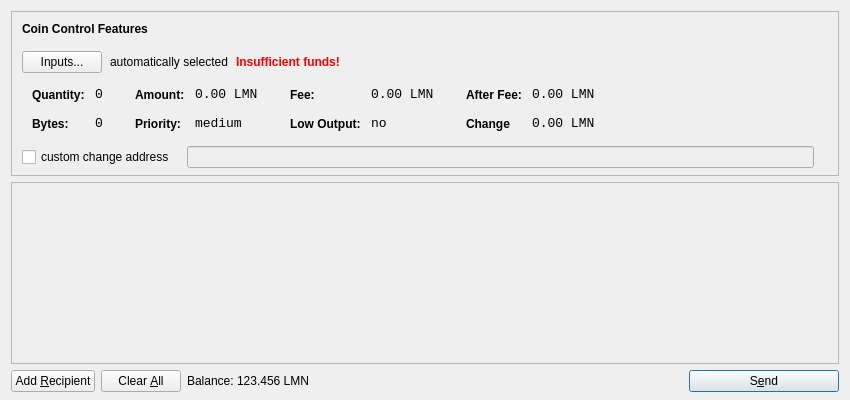
<?xml version="1.0" encoding="UTF-8"?>
<ui version="4.0">
 <class>SendCoinsDialog</class>
 <widget class="QDialog" name="SendCoinsDialog">
  <property name="geometry">
   <rect>
    <x>0</x>
    <y>0</y>
    <width>850</width>
    <height>400</height>
   </rect>
  </property>
  <property name="windowTitle">
   <string>Send Coins</string>
  </property>
  <layout class="QVBoxLayout" name="verticalLayout" stretch="0,1,0">
   <property name="bottomMargin">
    <number>8</number>
   </property>
   <item>
    <widget class="QFrame" name="frameCoinControl">
     <property name="sizePolicy">
      <sizepolicy hsizetype="Expanding" vsizetype="Expanding">
       <horstretch>0</horstretch>
       <verstretch>0</verstretch>
      </sizepolicy>
     </property>
     <property name="maximumSize">
      <size>
       <width>16777215</width>
       <height>16777215</height>
      </size>
     </property>
     <property name="frameShape">
      <enum>QFrame::StyledPanel</enum>
     </property>
     <property name="frameShadow">
      <enum>QFrame::Sunken</enum>
     </property>
     <layout class="QVBoxLayout" name="verticalLayoutCoinControl2">
      <property name="spacing">
       <number>-1</number>
      </property>
      <property name="leftMargin">
       <number>0</number>
      </property>
      <property name="topMargin">
       <number>0</number>
      </property>
      <property name="rightMargin">
       <number>0</number>
      </property>
      <property name="bottomMargin">
       <number>6</number>
      </property>
      <item>
       <layout class="QVBoxLayout" name="verticalLayoutCoinControl" stretch="0,0,0,0,1">
        <property name="spacing">
         <number>0</number>
        </property>
        <property name="leftMargin">
         <number>10</number>
        </property>
        <property name="topMargin">
         <number>10</number>
        </property>
        <item>
         <layout class="QHBoxLayout" name="horizontalLayoutCoinControl1">
          <property name="bottomMargin">
           <number>15</number>
          </property>
          <item>
           <widget class="QLabel" name="labelCoinControlFeatures">
            <property name="sizePolicy">
             <sizepolicy hsizetype="Preferred" vsizetype="Maximum">
              <horstretch>0</horstretch>
              <verstretch>0</verstretch>
             </sizepolicy>
            </property>
            <property name="font">
             <font>
              <weight>75</weight>
              <bold>true</bold>
             </font>
            </property>
            <property name="styleSheet">
             <string notr="true">font-weight:bold;</string>
            </property>
            <property name="text">
             <string>Coin Control Features</string>
            </property>
           </widget>
          </item>
         </layout>
        </item>
        <item>
         <layout class="QHBoxLayout" name="horizontalLayoutCoinControl2" stretch="0,0,0,0">
          <property name="spacing">
           <number>8</number>
          </property>
          <property name="bottomMargin">
           <number>10</number>
          </property>
          <item>
           <widget class="QPushButton" name="pushButtonCoinControl">
            <property name="styleSheet">
             <string notr="true"/>
            </property>
            <property name="text">
             <string>Inputs...</string>
            </property>
           </widget>
          </item>
          <item>
           <widget class="QLabel" name="labelCoinControlAutomaticallySelected">
            <property name="text">
             <string>automatically selected</string>
            </property>
            <property name="margin">
             <number>5</number>
            </property>
           </widget>
          </item>
          <item>
           <widget class="QLabel" name="labelCoinControlInsuffFunds">
            <property name="font">
             <font>
              <weight>75</weight>
              <bold>true</bold>
             </font>
            </property>
            <property name="styleSheet">
             <string notr="true">color:red;font-weight:bold;</string>
            </property>
            <property name="text">
             <string>Insufficient funds!</string>
            </property>
            <property name="margin">
             <number>5</number>
            </property>
           </widget>
          </item>
          <item>
           <spacer name="horizontalSpacerCoinControl">
            <property name="orientation">
             <enum>Qt::Horizontal</enum>
            </property>
            <property name="sizeHint" stdset="0">
             <size>
              <width>40</width>
              <height>1</height>
             </size>
            </property>
           </spacer>
          </item>
         </layout>
        </item>
        <item>
         <widget class="QWidget" name="widgetCoinControl" native="true">
          <property name="sizePolicy">
           <sizepolicy hsizetype="Preferred" vsizetype="Preferred">
            <horstretch>0</horstretch>
            <verstretch>0</verstretch>
           </sizepolicy>
          </property>
          <property name="minimumSize">
           <size>
            <width>0</width>
            <height>0</height>
           </size>
          </property>
          <property name="styleSheet">
           <string notr="true"/>
          </property>
          <layout class="QHBoxLayout" name="horizontalLayoutCoinControl5">
           <property name="margin">
            <number>0</number>
           </property>
           <item>
            <layout class="QHBoxLayout" name="horizontalLayoutCoinControl3" stretch="0,0,0,1">
             <property name="spacing">
              <number>20</number>
             </property>
             <property name="topMargin">
              <number>0</number>
             </property>
             <property name="bottomMargin">
              <number>10</number>
             </property>
             <item>
              <layout class="QFormLayout" name="formLayoutCoinControl1">
               <property name="horizontalSpacing">
                <number>10</number>
               </property>
               <property name="verticalSpacing">
                <number>14</number>
               </property>
               <property name="leftMargin">
                <number>10</number>
               </property>
               <property name="topMargin">
                <number>4</number>
               </property>
               <property name="rightMargin">
                <number>6</number>
               </property>
               <item row="0" column="0">
                <widget class="QLabel" name="labelCoinControlQuantityText">
                 <property name="styleSheet">
                  <string notr="true">font-weight:bold;</string>
                 </property>
                 <property name="text">
                  <string>Quantity:</string>
                 </property>
                 <property name="margin">
                  <number>0</number>
                 </property>
                </widget>
               </item>
               <item row="0" column="1">
                <widget class="QLabel" name="labelCoinControlQuantity">
                 <property name="font">
                  <font>
                   <family>Monospace</family>
                   <pointsize>10</pointsize>
                  </font>
                 </property>
                 <property name="cursor">
                  <cursorShape>IBeamCursor</cursorShape>
                 </property>
                 <property name="contextMenuPolicy">
                  <enum>Qt::ActionsContextMenu</enum>
                 </property>
                 <property name="text">
                  <string>0</string>
                 </property>
                 <property name="margin">
                  <number>0</number>
                 </property>
                 <property name="textInteractionFlags">
                  <set>Qt::LinksAccessibleByMouse|Qt::TextSelectableByKeyboard|Qt::TextSelectableByMouse</set>
                 </property>
                </widget>
               </item>
               <item row="1" column="0">
                <widget class="QLabel" name="labelCoinControlBytesText">
                 <property name="styleSheet">
                  <string notr="true">font-weight:bold;</string>
                 </property>
                 <property name="text">
                  <string>Bytes:</string>
                 </property>
                </widget>
               </item>
               <item row="1" column="1">
                <widget class="QLabel" name="labelCoinControlBytes">
                 <property name="font">
                  <font>
                   <family>Monospace</family>
                   <pointsize>10</pointsize>
                  </font>
                 </property>
                 <property name="cursor">
                  <cursorShape>IBeamCursor</cursorShape>
                 </property>
                 <property name="contextMenuPolicy">
                  <enum>Qt::ActionsContextMenu</enum>
                 </property>
                 <property name="text">
                  <string>0</string>
                 </property>
                 <property name="textInteractionFlags">
                  <set>Qt::LinksAccessibleByMouse|Qt::TextSelectableByKeyboard|Qt::TextSelectableByMouse</set>
                 </property>
                </widget>
               </item>
              </layout>
             </item>
             <item>
              <layout class="QFormLayout" name="formLayoutCoinControl2">
               <property name="horizontalSpacing">
                <number>10</number>
               </property>
               <property name="verticalSpacing">
                <number>14</number>
               </property>
               <property name="leftMargin">
                <number>6</number>
               </property>
               <property name="topMargin">
                <number>4</number>
               </property>
               <property name="rightMargin">
                <number>6</number>
               </property>
               <item row="0" column="0">
                <widget class="QLabel" name="labelCoinControlAmountText">
                 <property name="styleSheet">
                  <string notr="true">font-weight:bold;</string>
                 </property>
                 <property name="text">
                  <string>Amount:</string>
                 </property>
                 <property name="margin">
                  <number>0</number>
                 </property>
                </widget>
               </item>
               <item row="0" column="1">
                <widget class="QLabel" name="labelCoinControlAmount">
                 <property name="font">
                  <font>
                   <family>Monospace</family>
                   <pointsize>10</pointsize>
                  </font>
                 </property>
                 <property name="cursor">
                  <cursorShape>IBeamCursor</cursorShape>
                 </property>
                 <property name="contextMenuPolicy">
                  <enum>Qt::ActionsContextMenu</enum>
                 </property>
                 <property name="text">
                  <string notr="true">0.00 LMN</string>
                 </property>
                 <property name="textInteractionFlags">
                  <set>Qt::LinksAccessibleByMouse|Qt::TextSelectableByKeyboard|Qt::TextSelectableByMouse</set>
                 </property>
                </widget>
               </item>
               <item row="1" column="0">
                <widget class="QLabel" name="labelCoinControlPriorityText">
                 <property name="styleSheet">
                  <string notr="true">font-weight:bold;</string>
                 </property>
                 <property name="text">
                  <string>Priority:</string>
                 </property>
                </widget>
               </item>
               <item row="1" column="1">
                <widget class="QLabel" name="labelCoinControlPriority">
                 <property name="font">
                  <font>
                   <family>Monospace</family>
                   <pointsize>10</pointsize>
                  </font>
                 </property>
                 <property name="cursor">
                  <cursorShape>IBeamCursor</cursorShape>
                 </property>
                 <property name="contextMenuPolicy">
                  <enum>Qt::ActionsContextMenu</enum>
                 </property>
                 <property name="text">
                  <string>medium</string>
                 </property>
                 <property name="textInteractionFlags">
                  <set>Qt::LinksAccessibleByMouse|Qt::TextSelectableByKeyboard|Qt::TextSelectableByMouse</set>
                 </property>
                </widget>
               </item>
              </layout>
             </item>
             <item>
              <layout class="QFormLayout" name="formLayoutCoinControl3">
               <property name="horizontalSpacing">
                <number>10</number>
               </property>
               <property name="verticalSpacing">
                <number>14</number>
               </property>
               <property name="leftMargin">
                <number>6</number>
               </property>
               <property name="topMargin">
                <number>4</number>
               </property>
               <property name="rightMargin">
                <number>6</number>
               </property>
               <item row="0" column="0">
                <widget class="QLabel" name="labelCoinControlFeeText">
                 <property name="styleSheet">
                  <string notr="true">font-weight:bold;</string>
                 </property>
                 <property name="text">
                  <string>Fee:</string>
                 </property>
                 <property name="margin">
                  <number>0</number>
                 </property>
                </widget>
               </item>
               <item row="0" column="1">
                <widget class="QLabel" name="labelCoinControlFee">
                 <property name="font">
                  <font>
                   <family>Monospace</family>
                   <pointsize>10</pointsize>
                  </font>
                 </property>
                 <property name="cursor">
                  <cursorShape>IBeamCursor</cursorShape>
                 </property>
                 <property name="contextMenuPolicy">
                  <enum>Qt::ActionsContextMenu</enum>
                 </property>
                 <property name="text">
                  <string notr="true">0.00 LMN</string>
                 </property>
                 <property name="textInteractionFlags">
                  <set>Qt::LinksAccessibleByMouse|Qt::TextSelectableByKeyboard|Qt::TextSelectableByMouse</set>
                 </property>
                </widget>
               </item>
               <item row="1" column="0">
                <widget class="QLabel" name="labelCoinControlLowOutputText">
                 <property name="styleSheet">
                  <string notr="true">font-weight:bold;</string>
                 </property>
                 <property name="text">
                  <string>Low Output:</string>
                 </property>
                </widget>
               </item>
               <item row="1" column="1">
                <widget class="QLabel" name="labelCoinControlLowOutput">
                 <property name="font">
                  <font>
                   <family>Monospace</family>
                   <pointsize>10</pointsize>
                  </font>
                 </property>
                 <property name="cursor">
                  <cursorShape>IBeamCursor</cursorShape>
                 </property>
                 <property name="contextMenuPolicy">
                  <enum>Qt::ActionsContextMenu</enum>
                 </property>
                 <property name="text">
                  <string>no</string>
                 </property>
                 <property name="textInteractionFlags">
                  <set>Qt::LinksAccessibleByMouse|Qt::TextSelectableByKeyboard|Qt::TextSelectableByMouse</set>
                 </property>
                </widget>
               </item>
              </layout>
             </item>
             <item>
              <layout class="QFormLayout" name="formLayoutCoinControl4">
               <property name="horizontalSpacing">
                <number>10</number>
               </property>
               <property name="verticalSpacing">
                <number>14</number>
               </property>
               <property name="leftMargin">
                <number>6</number>
               </property>
               <property name="topMargin">
                <number>4</number>
               </property>
               <property name="rightMargin">
                <number>6</number>
               </property>
               <item row="0" column="0">
                <widget class="QLabel" name="labelCoinControlAfterFeeText">
                 <property name="styleSheet">
                  <string notr="true">font-weight:bold;</string>
                 </property>
                 <property name="text">
                  <string>After Fee:</string>
                 </property>
                 <property name="margin">
                  <number>0</number>
                 </property>
                </widget>
               </item>
               <item row="0" column="1">
                <widget class="QLabel" name="labelCoinControlAfterFee">
                 <property name="font">
                  <font>
                   <family>Monospace</family>
                   <pointsize>10</pointsize>
                  </font>
                 </property>
                 <property name="cursor">
                  <cursorShape>IBeamCursor</cursorShape>
                 </property>
                 <property name="contextMenuPolicy">
                  <enum>Qt::ActionsContextMenu</enum>
                 </property>
                 <property name="text">
                  <string notr="true">0.00 LMN</string>
                 </property>
                 <property name="textInteractionFlags">
                  <set>Qt::LinksAccessibleByMouse|Qt::TextSelectableByKeyboard|Qt::TextSelectableByMouse</set>
                 </property>
                </widget>
               </item>
               <item row="1" column="0">
                <widget class="QLabel" name="labelCoinControlChangeText">
                 <property name="styleSheet">
                  <string notr="true">font-weight:bold;</string>
                 </property>
                 <property name="text">
                  <string>Change</string>
                 </property>
                </widget>
               </item>
               <item row="1" column="1">
                <widget class="QLabel" name="labelCoinControlChange">
                 <property name="font">
                  <font>
                   <family>Monospace</family>
                   <pointsize>10</pointsize>
                  </font>
                 </property>
                 <property name="cursor">
                  <cursorShape>IBeamCursor</cursorShape>
                 </property>
                 <property name="contextMenuPolicy">
                  <enum>Qt::ActionsContextMenu</enum>
                 </property>
                 <property name="text">
                  <string notr="true">0.00 LMN</string>
                 </property>
                 <property name="textInteractionFlags">
                  <set>Qt::LinksAccessibleByMouse|Qt::TextSelectableByKeyboard|Qt::TextSelectableByMouse</set>
                 </property>
                </widget>
               </item>
              </layout>
             </item>
            </layout>
           </item>
          </layout>
         </widget>
        </item>
        <item>
         <layout class="QHBoxLayout" name="horizontalLayoutCoinControl4" stretch="0,0,0">
          <property name="spacing">
           <number>12</number>
          </property>
          <property name="sizeConstraint">
           <enum>QLayout::SetDefaultConstraint</enum>
          </property>
          <property name="topMargin">
           <number>5</number>
          </property>
          <property name="rightMargin">
           <number>5</number>
          </property>
          <item>
           <widget class="QCheckBox" name="checkBoxCoinControlChange">
            <property name="text">
             <string>custom change address</string>
            </property>
           </widget>
          </item>
          <item>
           <widget class="QLineEdit" name="lineEditCoinControlChange">
            <property name="enabled">
             <bool>false</bool>
            </property>
            <property name="sizePolicy">
             <sizepolicy hsizetype="Expanding" vsizetype="Fixed">
              <horstretch>0</horstretch>
              <verstretch>0</verstretch>
             </sizepolicy>
            </property>
           </widget>
          </item>
          <item>
           <widget class="QLabel" name="labelCoinControlChangeLabel">
            <property name="sizePolicy">
             <sizepolicy hsizetype="Preferred" vsizetype="Expanding">
              <horstretch>0</horstretch>
              <verstretch>0</verstretch>
             </sizepolicy>
            </property>
            <property name="minimumSize">
             <size>
              <width>0</width>
              <height>0</height>
             </size>
            </property>
            <property name="text">
             <string/>
            </property>
            <property name="margin">
             <number>3</number>
            </property>
           </widget>
          </item>
         </layout>
        </item>
        <item>
         <spacer name="verticalSpacerCoinControl">
          <property name="orientation">
           <enum>Qt::Vertical</enum>
          </property>
          <property name="sizeHint" stdset="0">
           <size>
            <width>800</width>
            <height>1</height>
           </size>
          </property>
         </spacer>
        </item>
       </layout>
      </item>
     </layout>
    </widget>
   </item>
   <item>
    <widget class="QScrollArea" name="scrollArea">
     <property name="widgetResizable">
      <bool>true</bool>
     </property>
     <widget class="QWidget" name="scrollAreaWidgetContents">
      <property name="geometry">
       <rect>
        <x>0</x>
        <y>0</y>
        <width>830</width>
        <height>165</height>
       </rect>
      </property>
      <layout class="QVBoxLayout" name="verticalLayout_2">
       <property name="margin">
        <number>0</number>
       </property>
       <item>
        <layout class="QVBoxLayout" name="entries">
         <property name="spacing">
          <number>6</number>
         </property>
        </layout>
       </item>
       <item>
        <spacer name="verticalSpacer">
         <property name="orientation">
          <enum>Qt::Vertical</enum>
         </property>
         <property name="sizeHint" stdset="0">
          <size>
           <width>20</width>
           <height>40</height>
          </size>
         </property>
        </spacer>
       </item>
      </layout>
     </widget>
    </widget>
   </item>
   <item>
    <layout class="QHBoxLayout" name="horizontalLayout">
     <item>
      <widget class="QPushButton" name="addButton">
       <property name="toolTip">
        <string>Send to multiple recipients at once</string>
       </property>
       <property name="text">
        <string>Add &amp;Recipient</string>
       </property>
       <property name="autoDefault">
        <bool>false</bool>
       </property>
      </widget>
     </item>
     <item>
      <widget class="QPushButton" name="clearButton">
       <property name="sizePolicy">
        <sizepolicy hsizetype="Minimum" vsizetype="Fixed">
         <horstretch>0</horstretch>
         <verstretch>0</verstretch>
        </sizepolicy>
       </property>
       <property name="toolTip">
        <string>Remove all transaction fields</string>
       </property>
       <property name="text">
        <string>Clear &amp;All</string>
       </property>
       <property name="autoRepeatDelay">
        <number>300</number>
       </property>
       <property name="autoDefault">
        <bool>false</bool>
       </property>
      </widget>
     </item>
     <item>
      <layout class="QHBoxLayout" name="horizontalLayout_2">
       <property name="spacing">
        <number>3</number>
       </property>
       <item>
        <widget class="QLabel" name="label">
         <property name="sizePolicy">
          <sizepolicy hsizetype="Preferred" vsizetype="Fixed">
           <horstretch>0</horstretch>
           <verstretch>0</verstretch>
          </sizepolicy>
         </property>
         <property name="text">
          <string>Balance:</string>
         </property>
        </widget>
       </item>
       <item>
        <widget class="QLabel" name="labelBalance">
         <property name="sizePolicy">
          <sizepolicy hsizetype="Preferred" vsizetype="Fixed">
           <horstretch>0</horstretch>
           <verstretch>0</verstretch>
          </sizepolicy>
         </property>
         <property name="cursor">
          <cursorShape>IBeamCursor</cursorShape>
         </property>
         <property name="text">
          <string notr="true">123.456 LMN</string>
         </property>
         <property name="textInteractionFlags">
          <set>Qt::LinksAccessibleByMouse|Qt::TextSelectableByKeyboard|Qt::TextSelectableByMouse</set>
         </property>
        </widget>
       </item>
      </layout>
     </item>
     <item>
      <spacer name="horizontalSpacer">
       <property name="orientation">
        <enum>Qt::Horizontal</enum>
       </property>
       <property name="sizeHint" stdset="0">
        <size>
         <width>40</width>
         <height>20</height>
        </size>
       </property>
      </spacer>
     </item>
     <item>
      <widget class="QPushButton" name="sendButton">
       <property name="minimumSize">
        <size>
         <width>150</width>
         <height>0</height>
        </size>
       </property>
       <property name="toolTip">
        <string>Confirm the send action</string>
       </property>
       <property name="text">
        <string>S&amp;end</string>
       </property>
       <property name="icon">
        <iconset resource="../bitcoin.qrc">
         <normaloff>:/icons/send</normaloff>:/icons/send</iconset>
       </property>
       <property name="default">
        <bool>true</bool>
       </property>
      </widget>
     </item>
    </layout>
   </item>
  </layout>
 </widget>
 <resources>
  <include location="../bitcoin.qrc"/>
 </resources>
 <connections/>
</ui>
